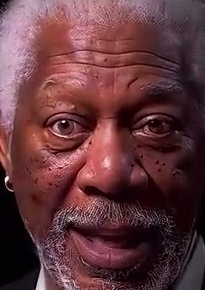
#> input picture storage/faces/139ca6d9-917e-45b2-bd53-b729a24c1aab/face_0029.jpg, 205 x 290 px; its folder holds only this picture in this run
$ python -i abnormality_analyzer.py   (imports and definitions only)   (older library calls are emulated)
#> lines starting #> are read from the running program, lines starting #| are printed output that depends on the picture
"""
Abnormality analyzer for detecting and describing specific deepfake artifacts.
"""
import os
import numpy as np
from pathlib import Path
from typing import Dict, Any, List, Optional
from PIL import Image
import cv2


class AbnormalityAnalyzer:
    """
    Analyzes faces and frames to detect specific abnormalities and artifacts.
    """

    def __init__(self):
        """Initialize the abnormality analyzer."""
        pass

    def analyze_face_artifacts(self, face_path: str) -> Dict[str, Any]:
        """
        Analyze a single face image for specific artifacts.

        Args:
            face_path: Path to face image

        Returns:
            Dictionary with detected artifacts and their descriptions
        """
        artifacts = []
        artifact_details = []

        try:
            # Load image
            img = Image.open(face_path).convert('RGB')
#> img is the input picture: PIL image 205x290 RGB; mean R, G, B 98.5, 55.8, 61.2
            img_array = np.array(img)

            # Convert to different color spaces for analysis
            gray = cv2.cvtColor(img_array, cv2.COLOR_RGB2GRAY)
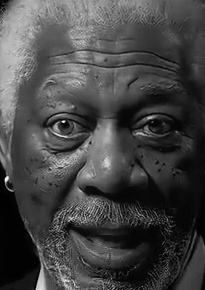
#> gray: shape (290, 205); min 0, max 245, mean 69.2
            hsv = cv2.cvtColor(img_array, cv2.COLOR_RGB2HSV)
#> hsv: shape (290, 205, 3); mean H, S, V 128.3, 132.4, 98.6

            # 1. Check for blur artifacts (common in GAN-generated faces)
            blur_score = self._detect_blur_artifacts(gray)
            if blur_score > 0.6:
                artifacts.append("blur_artifacts")
                artifact_details.append({
                    "type": "blur_artifacts",
                    "severity": "high" if blur_score > 0.8 else "medium",
                    "description": f"Detected unnatural blur patterns (score: {blur_score:.2f}). "
                                 f"Common in GAN-based face swaps where blending creates soft edges.",
                    "location": "face_boundary",
                    "confidence": float(blur_score)
                })

            # 2. Check for color inconsistencies
            color_inconsistency = self._detect_color_inconsistencies(hsv)
            if color_inconsistency > 0.5:
                artifacts.append("color_inconsistency")
                artifact_details.append({
                    "type": "color_inconsistency",
                    "severity": "high" if color_inconsistency > 0.7 else "medium",
                    "description": f"Detected color tone mismatches (score: {color_inconsistency:.2f}). "
                                 f"Face region shows inconsistent skin tone, suggesting face swap artifacts.",
                    "location": "skin_region",
                    "confidence": float(color_inconsistency)
                })

            # 3. Check for edge artifacts
            edge_artifacts = self._detect_edge_artifacts(gray)
            if edge_artifacts > 0.5:
                artifacts.append("edge_artifacts")
                artifact_details.append({
                    "type": "edge_artifacts",
                    "severity": "high" if edge_artifacts > 0.7 else "medium",
                    "description": f"Detected unnatural edge patterns (score: {edge_artifacts:.2f}). "
                                 f"Sharp transitions or halos around face boundaries indicate manipulation.",
                    "location": "face_boundary",
                    "confidence": float(edge_artifacts)
                })

            # 4. Check for texture anomalies
            texture_anomaly = self._detect_texture_anomalies(gray)
            if texture_anomaly > 0.5:
                artifacts.append("texture_anomaly")
                artifact_details.append({
                    "type": "texture_anomaly",
                    "severity": "high" if texture_anomaly > 0.7 else "medium",
                    "description": f"Detected unnatural skin texture patterns (score: {texture_anomaly:.2f}). "
                                 f"Overly smooth or inconsistent texture suggests GAN generation artifacts.",
                    "location": "skin_region",
                    "confidence": float(texture_anomaly)
                })

            # 5. Check for eye region artifacts
            eye_artifacts = self._detect_eye_artifacts(img_array)
            if eye_artifacts > 0.5:
                artifacts.append("eye_artifacts")
                artifact_details.append({
                    "type": "eye_artifacts",
                    "severity": "high" if eye_artifacts > 0.7 else "medium",
                    "description": f"Detected anomalies in eye region (score: {eye_artifacts:.2f}). "
                                 f"Unnatural eye shape, reflections, or alignment issues detected.",
                    "location": "eye_region",
                    "confidence": float(eye_artifacts)
                })

        except Exception as e:
            print(f"Error analyzing face artifacts for {face_path}: {e}")

        return {
            "artifacts": artifacts,
            "details": artifact_details
        }

    def _detect_blur_artifacts(self, gray: np.ndarray) -> float:
        """Detect blur artifacts using Laplacian variance."""
        laplacian_var = cv2.Laplacian(gray, cv2.CV_64F).var()
#> laplacian_var = 1722.9
        # Low variance indicates blur
        # Normalize to 0-1 range (lower variance = higher blur score)
        blur_score = 1.0 - min(laplacian_var / 100.0, 1.0)
#> blur_score = 0
        return float(blur_score)

    def _detect_color_inconsistencies(self, hsv: np.ndarray) -> float:
        """Detect color inconsistencies in HSV space."""
        # Calculate standard deviation of hue and saturation
        hue_std = np.std(hsv[:, :, 0])
#> hue_std = 72.03
        sat_std = np.std(hsv[:, :, 1])
#> sat_std = 57.16

        # High variation in hue/saturation suggests inconsistencies
        inconsistency = (hue_std / 180.0 + sat_std / 255.0) / 2.0
#> inconsistency = 0.312
        return float(min(inconsistency, 1.0))

    def _detect_edge_artifacts(self, gray: np.ndarray) -> float:
        """Detect edge artifacts using Canny edge detection."""
        edges = cv2.Canny(gray, 50, 150)
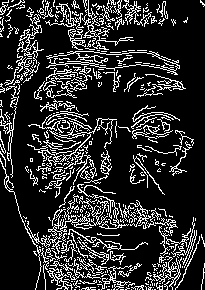
#> edges: shape (290, 205); 17.9% white in thin lines or dots
        edge_density = np.sum(edges > 0) / (gray.shape[0] * gray.shape[1])
#> edge_density = 0.179
#> in analyze_face_artifacts, `edge_artifacts = self._detect_edge_artifacts(gray)`: edge_artifacts = 0.3

        # Very high or very low edge density can indicate artifacts
        if edge_density > 0.3 or edge_density < 0.05:
            return float(min(edge_density * 2.0, 1.0))
        return 0.3

    def _detect_texture_anomalies(self, gray: np.ndarray) -> float:
        """Detect texture anomalies using local binary patterns."""
        # Calculate local variance
        kernel = np.ones((5, 5), np.float32) / 25
        local_mean = cv2.filter2D(gray.astype(np.float32), -1, kernel)
        local_var = cv2.filter2D((gray.astype(np.float32) - local_mean) ** 2, -1, kernel)
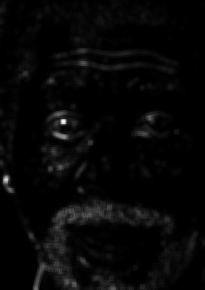
#> local_var: shape (290, 205) float32; min 5.68e-14, max 6197.4, mean 174.7; drawn with min black and max white

        # Very low or very high variance indicates texture anomalies
        mean_var = np.mean(local_var)
#> mean_var = 174.7
#> in analyze_face_artifacts, `texture_anomaly = self._detect_texture_anomalies(gray)`: texture_anomaly = 0.2
        if mean_var < 50 or mean_var > 500:
            return float(min(abs(mean_var - 200) / 300.0, 1.0))
        return 0.2

    def _detect_eye_artifacts(self, img: np.ndarray) -> float:
        """Detect artifacts in eye region (simplified detection)."""
        h, w = img.shape[:2]
#> h = 290; w = 205
        # Focus on upper third of face (eye region)
        eye_region = img[0:h//3, :]
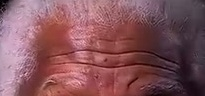
#> eye_region: shape (96, 205, 3); mean R, G, B 133, 84.4, 91.7

        # Check for symmetry issues
        left_half = eye_region[:, :w//2]
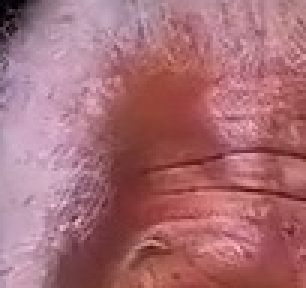
#> left_half: shape (96, 102, 3) (shown 3 times larger); mean R, G, B 168.1, 109.4, 117.5
        right_half = eye_region[:, w//2:]
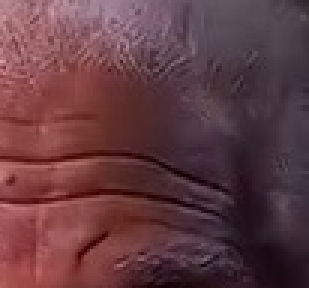
#> right_half: shape (96, 103, 3) (shown 3 times larger); mean R, G, B 98.4, 59.7, 66.1

        # Flip right half and compare
        right_flipped = cv2.flip(right_half, 1)
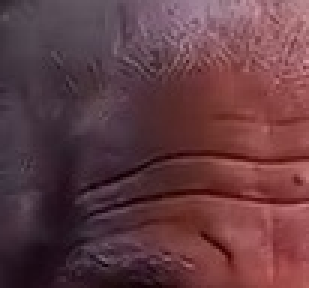
#> right_flipped: shape (96, 103, 3) (shown 3 times larger); mean R, G, B 98.4, 59.7, 66.1

        # Resize if needed for comparison
        if left_half.shape != right_flipped.shape:
            right_flipped = cv2.resize(right_flipped, (left_half.shape[1], left_half.shape[0]))
#> right_flipped: shape (96, 102, 3)

        # Calculate difference
        diff = np.mean(np.abs(left_half.astype(float) - right_flipped.astype(float)))
#> diff = 59.37
        anomaly_score = min(diff / 30.0, 1.0)  # Normalize
#> anomaly_score = 1

        return float(anomaly_score)

    # [163 lines left out: functions analyze_temporal_inconsistencies, analyze_audio_visual_mismatch, generate_abnormality_report, not called in this run]

>>> result = AbnormalityAnalyzer().analyze_face_artifacts('../../storage/faces/139ca6d9-917e-45b2-bd53-b729a24c1aab/face_0029.jpg')
#> result = 2 items

$ run again, on storage/faces/139ca6d9-917e-45b2-bd53-b729a24c1aab/face_0047.jpg
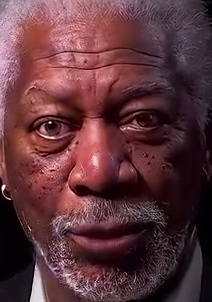
#> input picture storage/faces/139ca6d9-917e-45b2-bd53-b729a24c1aab/face_0047.jpg, 212 x 302 px
#> in analyze_face_artifacts, img is the input picture: PIL image 212x302 RGB; mean R, G, B 93.8, 53.3, 59.3
#> hsv: shape (302, 212, 3); mean H, S, V 141, 128.2, 93.9
#> laplacian_var = 1768.9
#> in _detect_blur_artifacts, `blur_score = 1.0 - min(laplacian_var / 100.0, 1.0)`: blur_score = 0
#> hue_std = 62.49
#> sat_std = 57.55
#> inconsistency = 0.286
#> in _detect_edge_artifacts, `edges = cv2.Canny(gray, 50, 150)`:
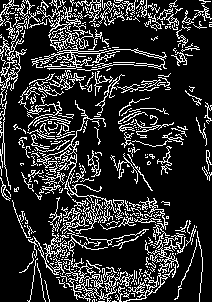
#> edges: shape (302, 212); 18.4% white in thin lines or dots
#> edge_density = 0.184
#> edge_artifacts = 0.3
#> mean_var = 187
#> texture_anomaly = 0.2
#> in _detect_eye_artifacts, `right_flipped = cv2.flip(right_half, 1)`:
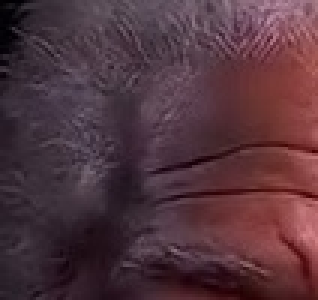
#> right_flipped: shape (100, 106, 3) (shown 3 times larger); mean R, G, B 81.8, 52.1, 60.9
#> diff = 63.69
#> anomaly_score = 1
#> result = 2 items
